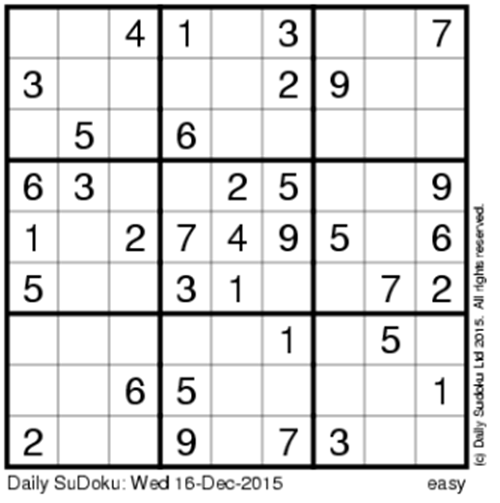
#> input picture opencv/convolution/image/sudoku.png, 500 x 503 px
$ python laplacian.py   (older library calls are emulated)
#> lines starting #> are read from the running program, lines starting #| are printed output that depends on the picture
### opencv/convolution/stackImage.py
# function imageStack

import cv2
import numpy as np
import matplotlib

def stackImages(scale, imgArray):

    rows = len(imgArray)
    cols = len(imgArray[0])

    rowsAvailable = isinstance(imgArray[0], list)
    width = imgArray[0][0].shape[1]
    height = imgArray[0][0].shape[0]

    if rowsAvailable:
        for x in range ( 0, rows):
            for y in range(0, cols):
                if imgArray[x][y].shape[:2] == imgArray[0][0].shape[:2]:
                    imgArray[x][y] = cv2.resize(imgArray[x][y], (0, 0), None, scale, scale)

                else:
                    imgArray[x][y] = cv2.resize(imgArray[x][y],
                                                (imgArray[0][0].shape[1], imgArray[0][0].shape[0]),
                                                None, scale, scale)
                if len(imgArray[x][y].shape) == 2:
                    imgArray[x][y] = cv2.cvtColor(imgArray[x][y], cv2.COLOR_GRAY2BGR)


        imageBlank = np.zeros((height, width, 3), np.uint8)
        hor = [imageBlank]*rows
        # hor_con = [imageBlank]*rows
        for x in range(0, rows):
            hor[x] = np.hstack(imgArray[x])
        ver = np.vstack(hor)
    else:
        for x in range(0, rows):
            if imgArray[x].shape[:2] == imgArray[0].shape[:2]:
                imgArray[x] = cv2.resize(imgArray[x], (0, 0), None, scale, scale)
            else:
                imgArray[x] = cv2.resize(imgArray[x],
                                         (imgArray[0].shape[1], imgArray[0].shape[0]),
                                         None,scale, scale)
            if len(imgArray[x].shape) == 2: imgArray[x] = cv2.cvtColor(imgArray[x], cv2.COLOR_GRAY2BGR)
        hor = np.hstack(imgArray)
        ver = hor
    return ver


# [17 lines of commented-out code are left out]

### opencv/convolution/laplacian.py
# [50 lines of commented-out code are left out]

import cv2
import numpy as np
import stackImage as SI

img = cv2.imread('image/sudoku.png', cv2.IMREAD_GRAYSCALE)
#> img is the input picture: shape (503, 500); min 0, max 255, mean 223.6
resize_img = cv2.resize(img, (500, 500))
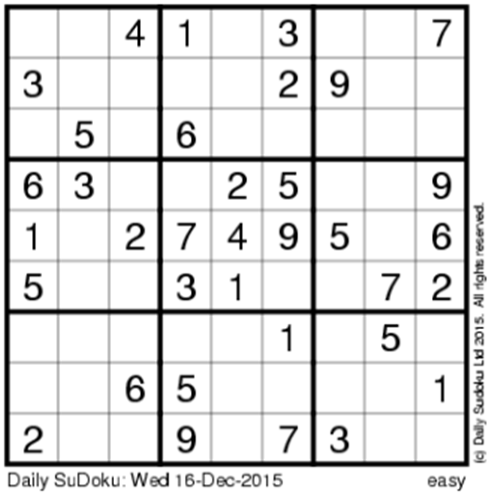
#> resize_img: shape (500, 500); min 0, max 255, mean 223.5

# 4방향 마스크
# data1 = np.array( [ [0, -1, 0], [-1, 4, -1], [0, -1, 0] ] )
# data2 = np.array( [ [0, 1, 0], [1, -4, 1], [0, 1, 0] ] )

#8방향 마스크
data1 = np.array( [ [-1, -1, -1], [-1, 8, -1], [-1, -1, -1] ] )
data2 = np.array( [ [1, 1, 1], [1, -8, 1], [1, 1, 1] ])

output1 = cv2.filter2D(resize_img, -1 , data1)
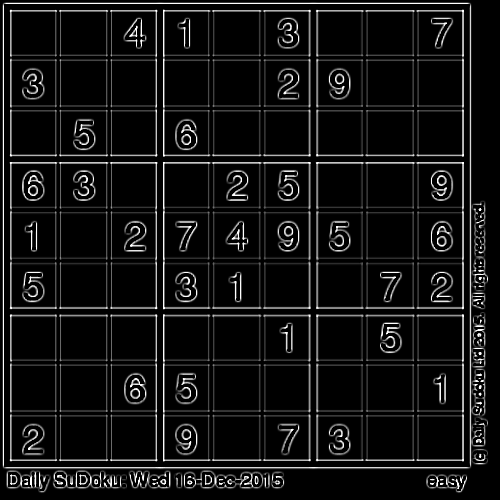
#> output1: shape (500, 500); min 0, max 255, mean 19.5
output2 = cv2.filter2D(resize_img, -1 , data2)
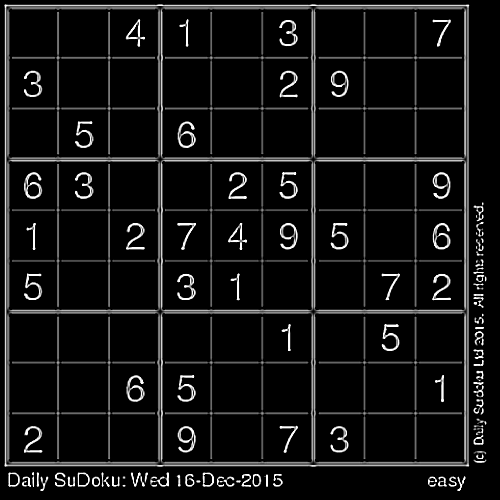
#> output2: shape (500, 500); min 0, max 255, mean 19

output = abs(output1) + abs(output2)
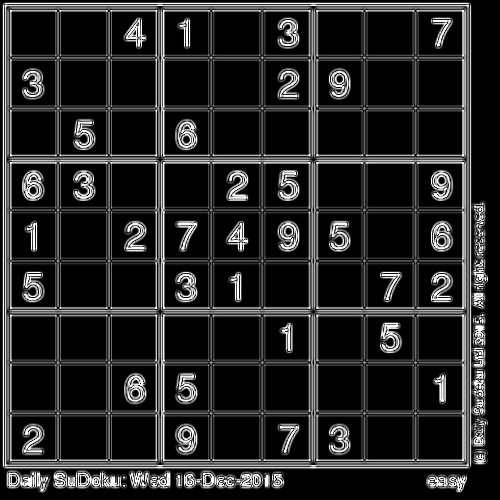
#> output: shape (500, 500); min 0, max 255, mean 38.5
ImgStack = SI.stackImages(0.8, ([resize_img, output], [output1, output2]))
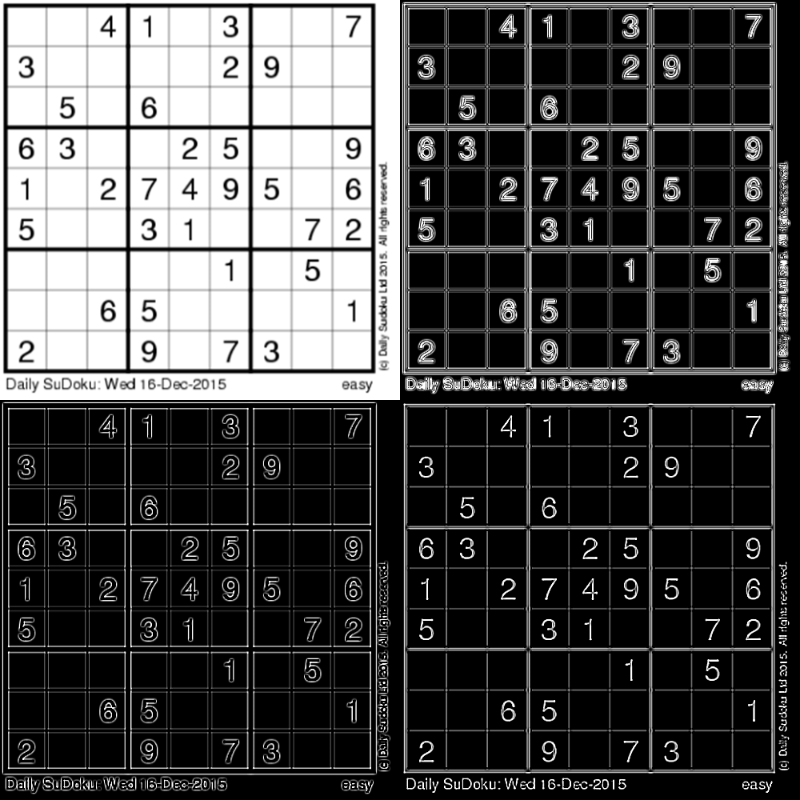
#> ImgStack: shape (800, 800, 3); min 0, max 255, mean 75.1
cv2.imshow('Laplacian filter2D', ImgStack)

cv2.waitKey(0)
cv2.destroyAllWindows()

$ run again, with opencv/convolution/image/banana.jpg saved as opencv/convolution/image/sudoku.png
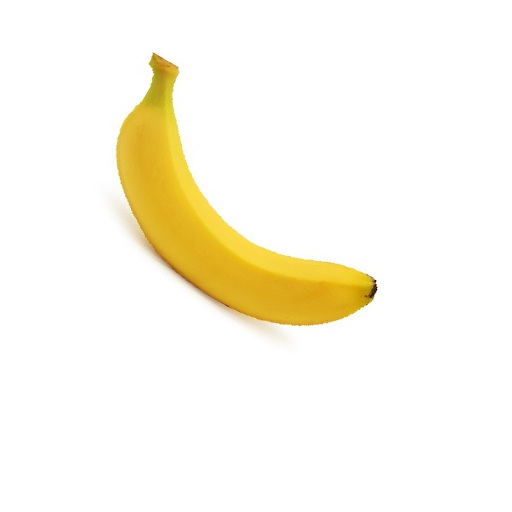
#> input picture opencv/convolution/image/banana.jpg, 512 x 512 px
#> `output1 = cv2.filter2D(resize_img, -1 , data1)`:
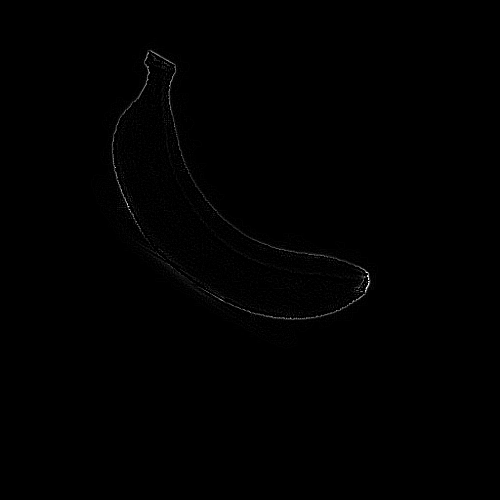
#> output1: shape (500, 500); min 0, max 255, mean 0.7
#> `ImgStack = SI.stackImages(0.8, ([resize_img, output], [output1, output..`:
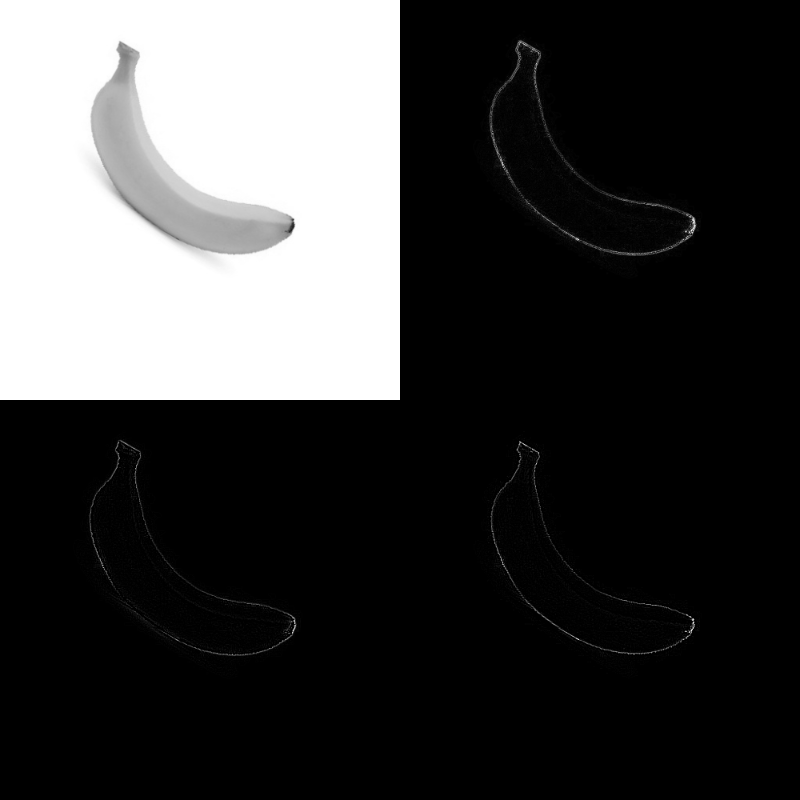
#> ImgStack: shape (800, 800, 3); min 0, max 255, mean 62.6
